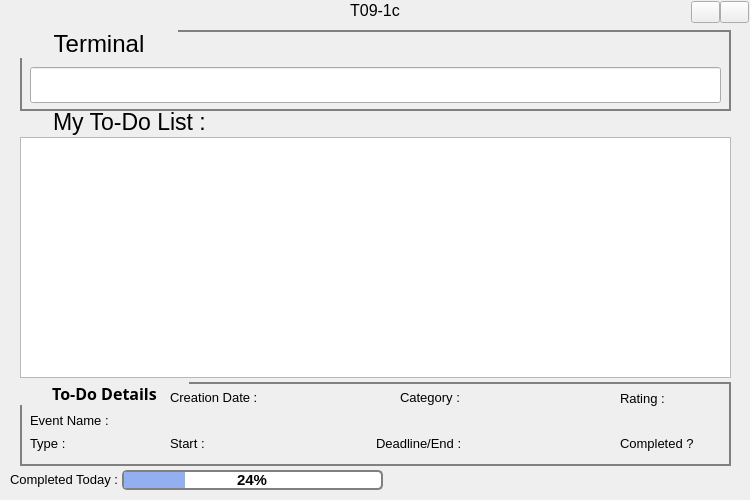
<?xml version="1.0" encoding="UTF-8"?>
<ui version="4.0">
 <class>MainWindow</class>
 <widget class="QMainWindow" name="MainWindow">
  <property name="geometry">
   <rect>
    <x>0</x>
    <y>0</y>
    <width>750</width>
    <height>500</height>
   </rect>
  </property>
  <property name="windowTitle">
   <string>MainWindow</string>
  </property>
  <property name="styleSheet">
   <string notr="true">MainWindow {border-image: url(:/Button/Resources/BORDER.png);}
</string>
  </property>
  <widget class="QWidget" name="centralWidget">
   <widget class="CMenuBar" name="title">
    <property name="geometry">
     <rect>
      <x>0</x>
      <y>0</y>
      <width>750</width>
      <height>20</height>
     </rect>
    </property>
    <property name="minimumSize">
     <size>
      <width>750</width>
      <height>20</height>
     </size>
    </property>
    <property name="maximumSize">
     <size>
      <width>750</width>
      <height>20</height>
     </size>
    </property>
    <property name="font">
     <font>
      <family>Segoe UI</family>
      <pointsize>12</pointsize>
     </font>
    </property>
    <property name="text">
     <string>T09-1c</string>
    </property>
    <property name="alignment">
     <set>Qt::AlignCenter</set>
    </property>
   </widget>
   <widget class="QPushButton" name="closeButton">
    <property name="geometry">
     <rect>
      <x>720</x>
      <y>1</y>
      <width>29</width>
      <height>22</height>
     </rect>
    </property>
    <property name="styleSheet">
     <string notr="true">QPushButton          {border-image: url(:/Button/Resources/CLOSE_BUTTON.png); }
QPushButton:focus:pressed  { border-image: url(:/Button/Resources/CLOSE_BUTTON_PRESSED.png); }
QPushButton:hover    {border-image: url(:/Button/Resources/CLOSE_BUTTON_HOVER.png); }
</string>
    </property>
    <property name="text">
     <string/>
    </property>
   </widget>
   <widget class="QPushButton" name="minimiseButton">
    <property name="geometry">
     <rect>
      <x>691</x>
      <y>1</y>
      <width>29</width>
      <height>22</height>
     </rect>
    </property>
    <property name="styleSheet">
     <string notr="true">QPushButton          {border-image: url(:/Button/Resources/MINIMISE_BUTTON.png); }
QPushButton:focus:pressed  { border-image: url(:/Button/Resources/MINIMISE_BUTTON_PRESSED.png); }
QPushButton:hover    {border-image: url(:/Button/Resources/MINIMISE_BUTTON_HOVER.png); }
</string>
    </property>
    <property name="text">
     <string/>
    </property>
   </widget>
   <widget class="QGroupBox" name="terminalBox">
    <property name="geometry">
     <rect>
      <x>20</x>
      <y>30</y>
      <width>711</width>
      <height>81</height>
     </rect>
    </property>
    <property name="font">
     <font>
      <family>Segoe UI</family>
      <pointsize>18</pointsize>
     </font>
    </property>
    <property name="styleSheet">
     <string notr="true">QGroupBox {border:2px solid gray;}
QGroupBox::title { 
     subcontrol-position: top left; /* position at the top left*/ 
     padding:0 30px;
 } </string>
    </property>
    <property name="title">
     <string>Terminal</string>
    </property>
    <widget class="QLabel" name="commandLabel">
     <property name="geometry">
      <rect>
       <x>150</x>
       <y>10</y>
       <width>551</width>
       <height>21</height>
      </rect>
     </property>
     <property name="font">
      <font>
       <family>Segoe UI</family>
       <pointsize>14</pointsize>
      </font>
     </property>
     <property name="text">
      <string/>
     </property>
    </widget>
    <widget class="CLineEdit" name="lineEdit">
     <property name="geometry">
      <rect>
       <x>10</x>
       <y>37</y>
       <width>691</width>
       <height>36</height>
      </rect>
     </property>
     <property name="styleSheet">
      <string notr="true">QLineEdit {padding: 2px ; border-image: url(:/Button/Resources/BORDER_COMBO.png);}</string>
     </property>
    </widget>
   </widget>
   <widget class="QLabel" name="toDoLabel">
    <property name="geometry">
     <rect>
      <x>53</x>
      <y>106</y>
      <width>171</width>
      <height>31</height>
     </rect>
    </property>
    <property name="font">
     <font>
      <family>Segoe UI</family>
      <pointsize>17</pointsize>
      <weight>50</weight>
      <italic>false</italic>
      <bold>false</bold>
     </font>
    </property>
    <property name="styleSheet">
     <string notr="true">QLabel {color : black;}</string>
    </property>
    <property name="text">
     <string>My To-Do List : </string>
    </property>
   </widget>
   <widget class="CTable" name="tableWidget">
    <property name="geometry">
     <rect>
      <x>20</x>
      <y>137</y>
      <width>711</width>
      <height>241</height>
     </rect>
    </property>
   </widget>
   <widget class="CProgressBar" name="progressBar">
    <property name="geometry">
     <rect>
      <x>122</x>
      <y>470</y>
      <width>261</width>
      <height>20</height>
     </rect>
    </property>
    <property name="font">
     <font>
      <family>Segoe UI</family>
      <pointsize>11</pointsize>
      <weight>75</weight>
      <bold>true</bold>
     </font>
    </property>
    <property name="styleSheet">
     <string notr="true">QProgressBar {
     border: 2px solid grey;
     border-radius: 5px;
     text-align: center;
 }

 QProgressBar::chunk {
	background-color: rgb(146, 176, 240);
 }</string>
    </property>
    <property name="value">
     <number>24</number>
    </property>
   </widget>
   <widget class="QLabel" name="completedToday">
    <property name="geometry">
     <rect>
      <x>10</x>
      <y>471</y>
      <width>111</width>
      <height>16</height>
     </rect>
    </property>
    <property name="font">
     <font>
      <family>Segoe UI</family>
      <pointsize>10</pointsize>
     </font>
    </property>
    <property name="text">
     <string>Completed Today :</string>
    </property>
   </widget>
   <widget class="QLabel" name="consoleOutput">
    <property name="geometry">
     <rect>
      <x>390</x>
      <y>469</y>
      <width>351</width>
      <height>21</height>
     </rect>
    </property>
    <property name="font">
     <font>
      <family>Segoe UI</family>
      <pointsize>12</pointsize>
     </font>
    </property>
    <property name="text">
     <string/>
    </property>
   </widget>
   <widget class="QGroupBox" name="detailBox">
    <property name="geometry">
     <rect>
      <x>20</x>
      <y>382</y>
      <width>711</width>
      <height>84</height>
     </rect>
    </property>
    <property name="font">
     <font>
      <family>Segoe UI Semibold</family>
      <pointsize>12</pointsize>
      <weight>75</weight>
      <bold>true</bold>
     </font>
    </property>
    <property name="styleSheet">
     <string notr="true">QGroupBox {border:2px solid gray;}
QGroupBox::title { 
     subcontrol-position: top left; /* position at the top left*/ 
     padding:0 30px;
 } </string>
    </property>
    <property name="title">
     <string>To-Do Details</string>
    </property>
    <widget class="QLabel" name="label">
     <property name="geometry">
      <rect>
       <x>150</x>
       <y>7</y>
       <width>91</width>
       <height>16</height>
      </rect>
     </property>
     <property name="font">
      <font>
       <family>Segoe UI</family>
       <pointsize>10</pointsize>
      </font>
     </property>
     <property name="text">
      <string>Creation Date :</string>
     </property>
    </widget>
    <widget class="QLabel" name="label_2">
     <property name="geometry">
      <rect>
       <x>380</x>
       <y>5</y>
       <width>61</width>
       <height>21</height>
      </rect>
     </property>
     <property name="font">
      <font>
       <family>Segoe UI</family>
       <pointsize>10</pointsize>
      </font>
     </property>
     <property name="text">
      <string>Category :</string>
     </property>
    </widget>
    <widget class="QLabel" name="label_3">
     <property name="geometry">
      <rect>
       <x>600</x>
       <y>6</y>
       <width>51</width>
       <height>21</height>
      </rect>
     </property>
     <property name="font">
      <font>
       <family>Segoe UI</family>
       <pointsize>10</pointsize>
      </font>
     </property>
     <property name="text">
      <string>Rating :</string>
     </property>
    </widget>
    <widget class="QLabel" name="label_4">
     <property name="geometry">
      <rect>
       <x>10</x>
       <y>30</y>
       <width>91</width>
       <height>16</height>
      </rect>
     </property>
     <property name="font">
      <font>
       <family>Segoe UI</family>
       <pointsize>10</pointsize>
      </font>
     </property>
     <property name="text">
      <string>Event Name :</string>
     </property>
    </widget>
    <widget class="QLabel" name="label_5">
     <property name="geometry">
      <rect>
       <x>10</x>
       <y>53</y>
       <width>91</width>
       <height>16</height>
      </rect>
     </property>
     <property name="font">
      <font>
       <family>Segoe UI</family>
       <pointsize>10</pointsize>
      </font>
     </property>
     <property name="text">
      <string>Type :</string>
     </property>
    </widget>
    <widget class="QLabel" name="label_6">
     <property name="geometry">
      <rect>
       <x>150</x>
       <y>53</y>
       <width>91</width>
       <height>16</height>
      </rect>
     </property>
     <property name="font">
      <font>
       <family>Segoe UI</family>
       <pointsize>10</pointsize>
      </font>
     </property>
     <property name="text">
      <string>Start :</string>
     </property>
    </widget>
    <widget class="QLabel" name="label_7">
     <property name="geometry">
      <rect>
       <x>356</x>
       <y>53</y>
       <width>91</width>
       <height>16</height>
      </rect>
     </property>
     <property name="font">
      <font>
       <family>Segoe UI</family>
       <pointsize>10</pointsize>
      </font>
     </property>
     <property name="text">
      <string>Deadline/End :</string>
     </property>
    </widget>
    <widget class="QLabel" name="label_8">
     <property name="geometry">
      <rect>
       <x>600</x>
       <y>53</y>
       <width>91</width>
       <height>16</height>
      </rect>
     </property>
     <property name="font">
      <font>
       <family>Segoe UI</family>
       <pointsize>10</pointsize>
      </font>
     </property>
     <property name="text">
      <string>Completed ?</string>
     </property>
    </widget>
   </widget>
  </widget>
 </widget>
 <layoutdefault spacing="6" margin="11"/>
 <customwidgets>
  <customwidget>
   <class>CMenuBar</class>
   <extends>QLabel</extends>
   <header>cmenubar.h</header>
  </customwidget>
  <customwidget>
   <class>CLineEdit</class>
   <extends>QLineEdit</extends>
   <header>clineedit.h</header>
  </customwidget>
  <customwidget>
   <class>CTable</class>
   <extends>QTableWidget</extends>
   <header>ctable.h</header>
  </customwidget>
  <customwidget>
   <class>CProgressBar</class>
   <extends>QProgressBar</extends>
   <header>cprogressbar.h</header>
  </customwidget>
 </customwidgets>
 <tabstops>
  <tabstop>lineEdit</tabstop>
  <tabstop>tableWidget</tabstop>
  <tabstop>minimiseButton</tabstop>
  <tabstop>closeButton</tabstop>
 </tabstops>
 <resources/>
 <connections>
  <connection>
   <sender>closeButton</sender>
   <signal>clicked()</signal>
   <receiver>MainWindow</receiver>
   <slot>close()</slot>
   <hints>
    <hint type="sourcelabel">
     <x>738</x>
     <y>5</y>
    </hint>
    <hint type="destinationlabel">
     <x>556</x>
     <y>238</y>
    </hint>
   </hints>
  </connection>
  <connection>
   <sender>minimiseButton</sender>
   <signal>clicked()</signal>
   <receiver>MainWindow</receiver>
   <slot>showMinimized()</slot>
   <hints>
    <hint type="sourcelabel">
     <x>488</x>
     <y>152</y>
    </hint>
    <hint type="destinationlabel">
     <x>416</x>
     <y>170</y>
    </hint>
   </hints>
  </connection>
 </connections>
</ui>
